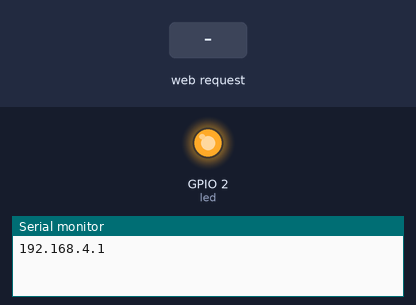
This sketch was run on a simulated ESP8266 (Wemos D1 mini). Shown: output pins drawn as LEDs (lit = HIGH), the last lines printed to the serial monitor. The inputs (shaded band) are chosen by the test bench. WiFi joins after 1.5 s; servers stay silent unless stated.

Above: at 1.2 s.
1.3 s: HTTP request GET / received
At 1.4 s:
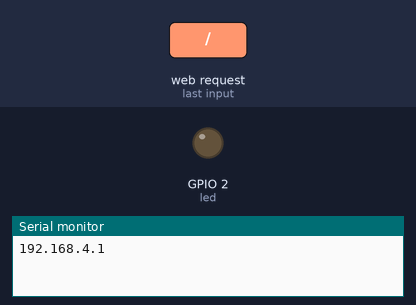
3.0 s: HTTP request GET /404 received
At 4.0 s:
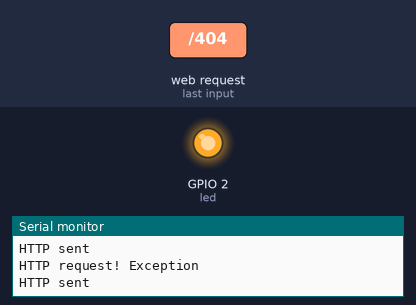
4.9 s: HTTP request GET /enrique received
At 5.0 s:
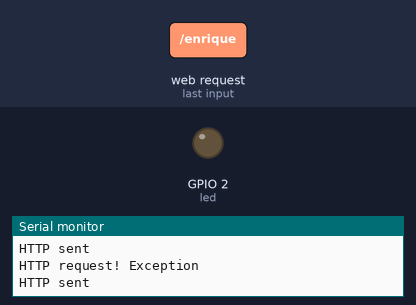
Timing chart, 0 to 7.9 s (numbered marks = the images above; inputs shaded):
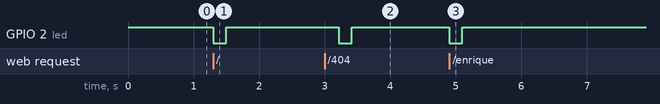

Measured:
- after the input at 1.3 s, GPIO 2 (led): HIGH → LOW at once, → HIGH 0.20 s later
- after the input at 3.0 s, GPIO 2 (led): HIGH → LOW after 0.21 s, → HIGH 0.20 s later
- after the input at 4.9 s, GPIO 2 (led): HIGH → LOW at once, → HIGH 0.20 s later

The sketch:

HTTP.ino
```cpp
#include <ESP8266WiFi.h>
#include <ESP8266HTTPClient.h>
#include <WiFiClient.h>
#include <ESP8266WebServer.h>

const char *ssidNew = "WifiEnrique";
const char *passwordNew = "password";
const char* yourSSID = "VilaVeronika1";
const char* yourPASS = "Julinka12";

String url = "http://us-central1-sim808-gps.cloudfunctions.net/v1/set/";
String first = "null";
String second = "null";

int led = 2;

ESP8266WebServer server(80);

String setURL(String url, String a, String b){
  String URL = url + a + "/" + b;
  return URL;
  }

void http(){
  WiFi.begin(yourSSID, yourPASS);
  while (WiFi.status() != WL_CONNECTED) {
    delay(50);
    Serial.println("Waiting for connection");
  }
  if (WiFi.status() == WL_CONNECTED) {
    HTTPClient http;
    http.begin(setURL(url, first, second));
    Serial.println("HTTP sent");
    int httpCode = http.GET();
    if (httpCode > 0) {
      String payload = http.getString();
      Serial.println(payload);
    }
    http.end();
  }
 }

void setWifi(){
  WiFi.softAP(ssidNew, passwordNew);
  IPAddress myIP = WiFi.softAPIP();
  Serial.println(myIP);
  server.on("/", handleRoot);
  server.on("/404", handleException);
  server.on("/enrique", handleEnrique);
  server.on("/html", handleHtml);
  server.begin();
  }


void blind() {
  digitalWrite(led, LOW);
  delay(200);
  digitalWrite(led, HIGH);
}

void setup() {
  Serial.begin(115200);
  pinMode(led, OUTPUT);
  digitalWrite(led, HIGH);
  WiFi.softAP(ssidNew, passwordNew);
  IPAddress myIP = WiFi.softAPIP();
  setWifi();
  server.send(200, "text/html", "<h1>Wellcome to wemos</h1>");
}

void loop() {

 server.handleClient();
}
```

html.ino
```cpp
String html = "<div class='container'>  <div class='row'>    <div class='col-sm'>      One of three columns    </div>    <div class='col-sm'>      One of three columns    </div>    <div class='col-sm'>      One of three columns    </div>  </div>   </div>";

void handleRoot() {
blind();
server.send(200, "text/html", "<html><h1>Wellcome to wemos</h1><h1><a href=\"/enrique\">Click here to go to enrique.</a></h1><h1><a href=\"/404\">Click here to go to 404.</a></h1></html>");
Serial.println("HTTP request! Root");
first = "Basic";
second = "Things";
http();
}

void handleException() {
blind();
server.send(404, "text/html", "<html><h1>Error 404, Page not found</h1><h1><a href=\"/enrique\">Click here to go to enrique.</a></h1><h1><a href=\"/\">Click here to go to home.</a></h1></html>");
Serial.println("HTTP request! Exception");
first = "null";
second = "null";
http();
}

void handleEnrique() {
blind();
server.send(200, "text/html", "<html><h1>Enrique</h1><h1><a href=\"/\">Click here to go to home.</a></h1><h1><a href=\"/404\">Click here to go to 404.</a></h1></html>");
Serial.println("HTTP request! Enrique");
first = "Enrique";
second = "Ramos";
http();
}

void handleHtml() {
blind();
server.send(200, "text/html", html);
Serial.println("HTTP request! Html");
first = "HTML";
second = "send";
http();
}
```
